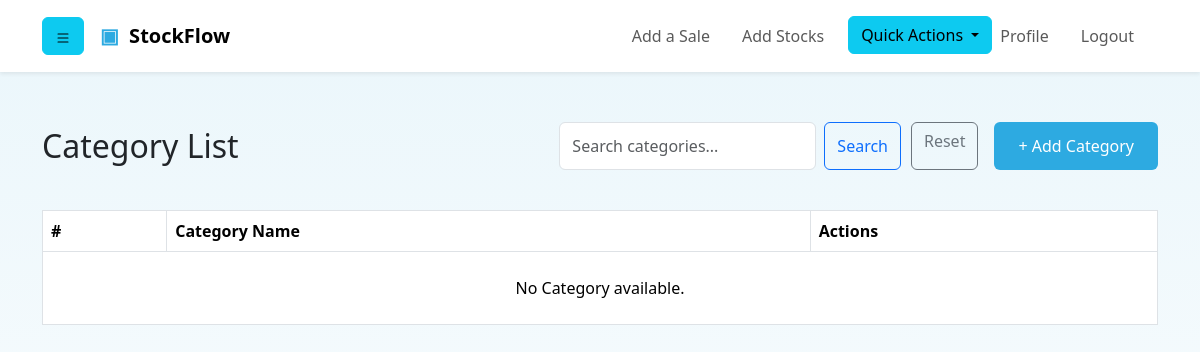
Page /category/category-list/ (signed in) on the earlier database version.
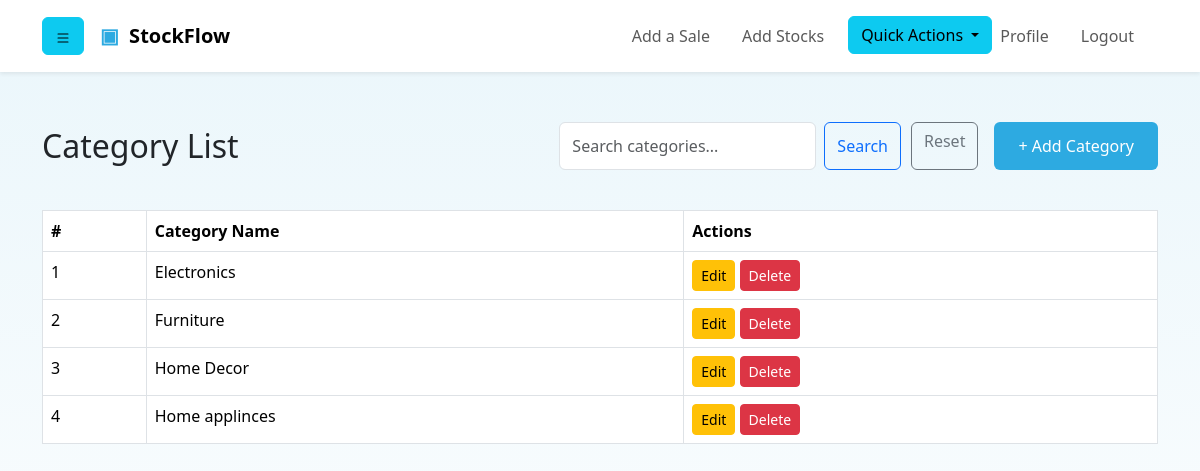
Same page on the later database version.
### main/models.py (models this page shows, shortened)
class Category(models.Model):
    category_name = models.CharField("Enter product category.", max_length=50, unique=True)
    description = models.CharField("Enter category description.", max_length=300, null=True, blank=True)
    created_at = models.DateTimeField(auto_now_add=True)
    updated_at = models.DateTimeField(auto_now=True)
    class Meta:
        ordering = ['category_name']

### main/views.py (the view)
# urls.py: path('category/category-list/', views.CategoryListView.as_view(), name='category_list'),
class CategoryListView(LoginRequiredMixin, ListView):
    model = Category
    template_name = 'main/category_list.html'
    context_object_name = 'categories'
    def get_queryset(self):
        queryset = super().get_queryset()
        query = self.request.GET.get('q')
        if query:
            queryset = queryset.filter(category_name__icontains=query)
        return queryset
    paginate_by = 10

### templates/main/category_list.html (shortened to what this page needs)
{% extends 'base.html' %}
{% block content %}
<div class="container">
    <div class="d-flex justify-content-between align-items-center mb-3">
        <h2 class="mb-0">Category List</h2>
        <div class="d-flex">
            <form class="d-flex me-2" method="GET">
                <input class="form-control" type="search" name="q" placeholder="Search categories..." value="{{ request.GET.q }}">
                <button class="btn btn-outline-primary ms-2" type="submit">Search</button>
                <a href="{% url 'category_list' %}" class="btn btn-outline-secondary" style="margin-left: 10px;">Reset</a>
            </form>
            <a href="{% url 'add_category' %}" class="btn btn-primary" style="margin-left: 8px;">+ Add Category</a>
        </div>
    </div>
    <br><table class="table table-bordered">
        <thead>
            <tr>
            <th scope="col">#</th>
            <th scope="col">Category Name</th>
            <th scope="col">Actions</th>
            </tr>
        </thead>
        <tbody>
            {% for category in categories %}
            <tr>
                <td>{{ forloop.counter }}</td>
                <td>{{ category.category_name }}</td>
                <td>
                    <a href="{% url 'category_update' category.pk %}" class="btn btn-sm btn-warning">Edit</a>
                    <a href="{% url 'category_delete' category.pk %}" class="btn btn-sm btn-danger">Delete</a>
                </td>
            </tr>
            {% empty %}
            <tr>
                <td colspan="9" class="text-center py-4">
                    No Category available.
                </td>
            </tr>
            {% endfor %}
        </tbody>
    </table>
</div>
{% endblock %}

Differences in the rows shown:
added Category: category_name "Electronics"
added Category: category_name "Furniture"
added Category: category_name "Home Decor"
added Category: category_name "Home applinces"
Other differences:
text no longer shown: "No Category available."
